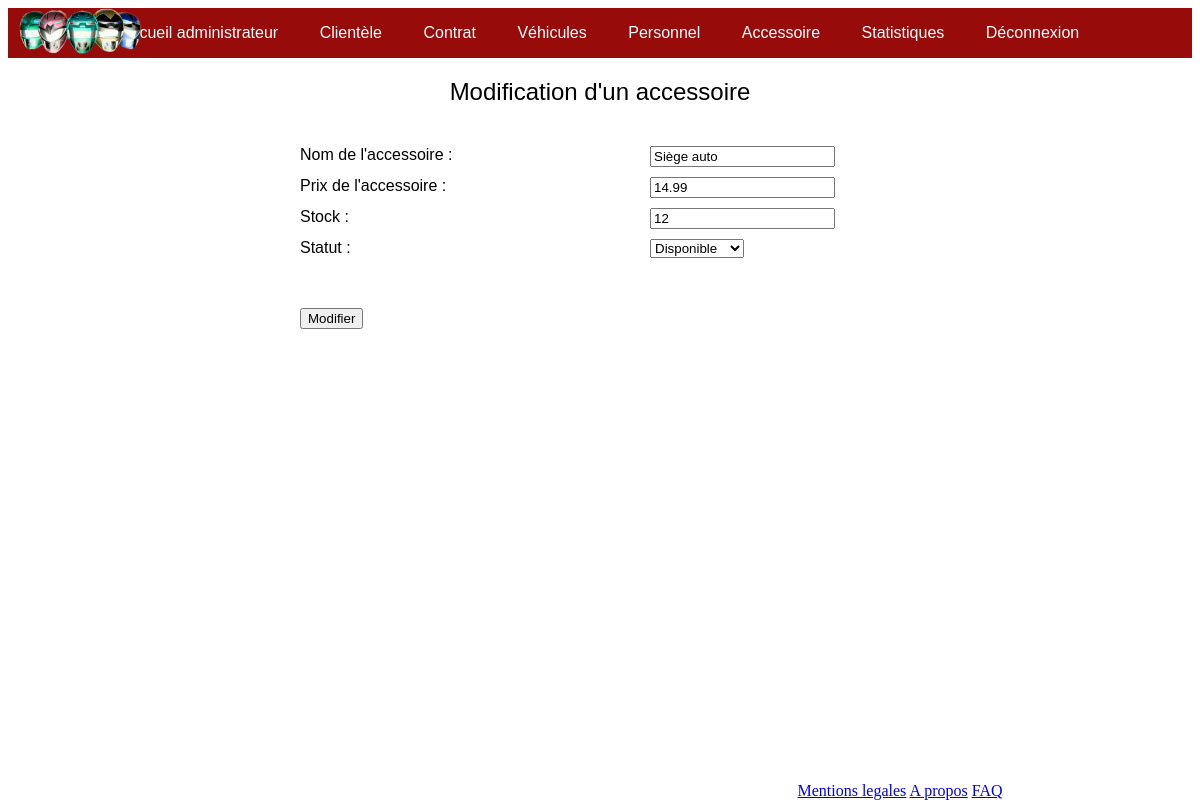
Screenshot of /controllers/adminControllerAccessoire.php?option=lireAccessoireModification&id=1 (signed in) with the database file from the repository.
### tables this page shows
CREATE TABLE IF NOT EXISTS `accessoire` (
  `acc_id` int(11) NOT NULL AUTO_INCREMENT,
  `acc_libelle` varchar(50) NOT NULL,
  `acc_prix_u_ht` float NOT NULL,
  `acc_stock` int(11) NOT NULL,
  `acc_stat_id` int(11) UNSIGNED NOT NULL,
  `acc_veh_cat` int(11) NOT NULL,
  PRIMARY KEY (`acc_id`),
  KEY `FK_Accessoire_stat_id` (`acc_stat_id`)
);

### models/dao/accessoireDAO.php (called while the page is built, shortened)
<?php
require_once('../models/Accessoire.php');
require_once('../models/StatutAccessoire.php');
class accessoire_DAO extends DAO{
	static function chercherAccessoireNum($id) {
		$accessoiredao = new accessoire_DAO();
		$SQLQuery ='SELECT acc_id, acc_libelle, acc_prix_u_ht, acc_stock, acc_stat_libelle
		FROM accessoire INNER JOIN statut_acc ON accessoire.acc_stat_id = statut_acc.acc_stat_id WHERE acc_id = :acc_id';
		$SQLResult = $accessoiredao->prepare($SQLQuery);
		$SQLResult->bindValue(':acc_id', $id);
		$SQLResult->execute();
		$SQLRow = $SQLResult->fetchObject();
		$accessoireStatut= new StatutAccessoire('', $SQLRow->acc_stat_libelle);
		$accessoire[] = new Accessoire($SQLRow->acc_id, $SQLRow->acc_libelle, $SQLRow->acc_prix_u_ht,$SQLRow->acc_stock, $accessoireStatut);
		return $accessoire;
	}
		}

### models/Accessoire.php (called while the page is built, shortened)
<?php
	class Accessoire {
		private $accessoire_libelle;
		private $accessoire_prix_u_ht;
		private $accessoire_stock;
		private $accessoire_statut;
		public function __construct($accessoire_id = 0, $accessoire_libelle = '', $accessoire_prix_u_ht = 0, $accessoire_stock = 0, $accessoire_statut = 0){
			$this->accessoire_libelle = $accessoire_libelle;
			$this->accessoire_prix_u_ht = $accessoire_prix_u_ht;
			$this->accessoire_stock = $accessoire_stock;
			$this->accessoire_statut = $accessoire_statut;
		}
		public function getAccessoire_libelle(){
			return $this->accessoire_libelle;
		}
		public function getAccessoire_prix_u_ht(){
			return $this->accessoire_prix_u_ht;
		}
		public function getAccessoire_stock(){
			return $this->accessoire_stock;
		}
		public function getAccessoire_statut(){
			return $this->accessoire_statut;
		}
	}

### models/StatutAccessoire.php (called while the page is built, shortened)
<?php
class StatutAccessoire{
	private $accessoire_stat_lib;
	public function __construct($accessoire_stat_id = 0, $acc_stat_libelle = ''){
		$this->accessoire_stat_lib =$acc_stat_libelle;
	}
	public function getAccessoire_stat_lib(){
		return $this->accessoire_stat_lib;
	}
}
?>

### views/back/adminModifierAccessoire.php (the view, shortened to what this page needs)
<!DOCTYPE html>
<html>
	<head>
	</head>
	<body>
		<?php
			include_once('adminNavbar.php');
		?>
		<div class="formulaire">
				<form  action="/PowerRenters/controllers/adminControllerAccessoire.php" method="GET" >
					<legend class= "contenuCenter">Modification d'un accessoire</legend>
					<label class="contenuformbis">Nom de l'accessoire :</label>
					<input class="contenuformbis" type="text" name="libelle" value="<?php if(isset($afficheUnAcc[0])) {echo $afficheUnAcc[0]->getAccessoire_libelle();} ?>" required/>
					<label class="contenuformbis">Prix de l'accessoire :</label>
					<input class="contenuformbis" type="number" step="0.01" name="prix" value="<?php if(isset($afficheUnAcc[0])) {echo $afficheUnAcc[0]->getAccessoire_prix_u_ht();} ?>" required/>
 					<label class="contenuformbis">Stock :</label>
					<input class="contenuformbis" type="number" step="1" name="stock" value="<?php if(isset($afficheUnAcc[0])) {echo $afficheUnAcc[0]->getAccessoire_stock();} ?>" required/>
					<label class="contenuformbis">Statut :</label>
					<select class="contenuformbis" name="statutAcc">
                        <?php
                            $tabStatutAcc = array(1 => 'Disponible', 'Indisponible');
                            $script = '';
                            if ($afficheUnAcc[0]->getAccessoire_statut()->getAccessoire_stat_lib()=="Disponible")
                                {$statutAcc=1;}
                            else $statutAcc=2;
                            for ($i=1; $i<=count($tabStatutAcc); $i++){
                                $selected = '';
                                if ($i == $statutAcc){
                                    $selected = ' selected="selected"';
                                }
                                $script .= '<option value="'.$i.'"'.$selected.'>'.$tabStatutAcc[$i].'</option>';
                            }
                            print($script);
                            ?>
                       </select>
					<div class="validation">
                        <input class="contenuformbis" id="leboutondenathalie" type="submit" value="Modifier">
				</form>
		</div>
	</body>
	<footer>
		<a href="mentionlegales.php">Mentions legales</a>
		<a href="apropos.php"> A propos</a>
		<a href="faq.php">FAQ</a>
	</footer>
</html>

### css/styleback.css (style rules this page uses)
html { border:0; background-color: white; }
.formulaire { margin: auto; text-align: left; width: 600px; }
.formulaire input { text-align: left; }
.formulaire label { display: block; float: left; width: 350px; }
.contenuformbis { margin-top: 10px; font-family: arial; }
.contenuCenter { margin-top: 20px; font-size: x-large; font-style: bold; font-family: arial; text-align: center; margin-bottom: 30px; }
#leboutondenathalie { margin-top: 50px; }
footer { width: 100%; bottom: 0; text-align: center; position: fixed; }

### rows the page displays
accessoire: libelle "Siège auto", prix "14.99", stock "12"

### other values shown
form field statutAcc "Disponible"
